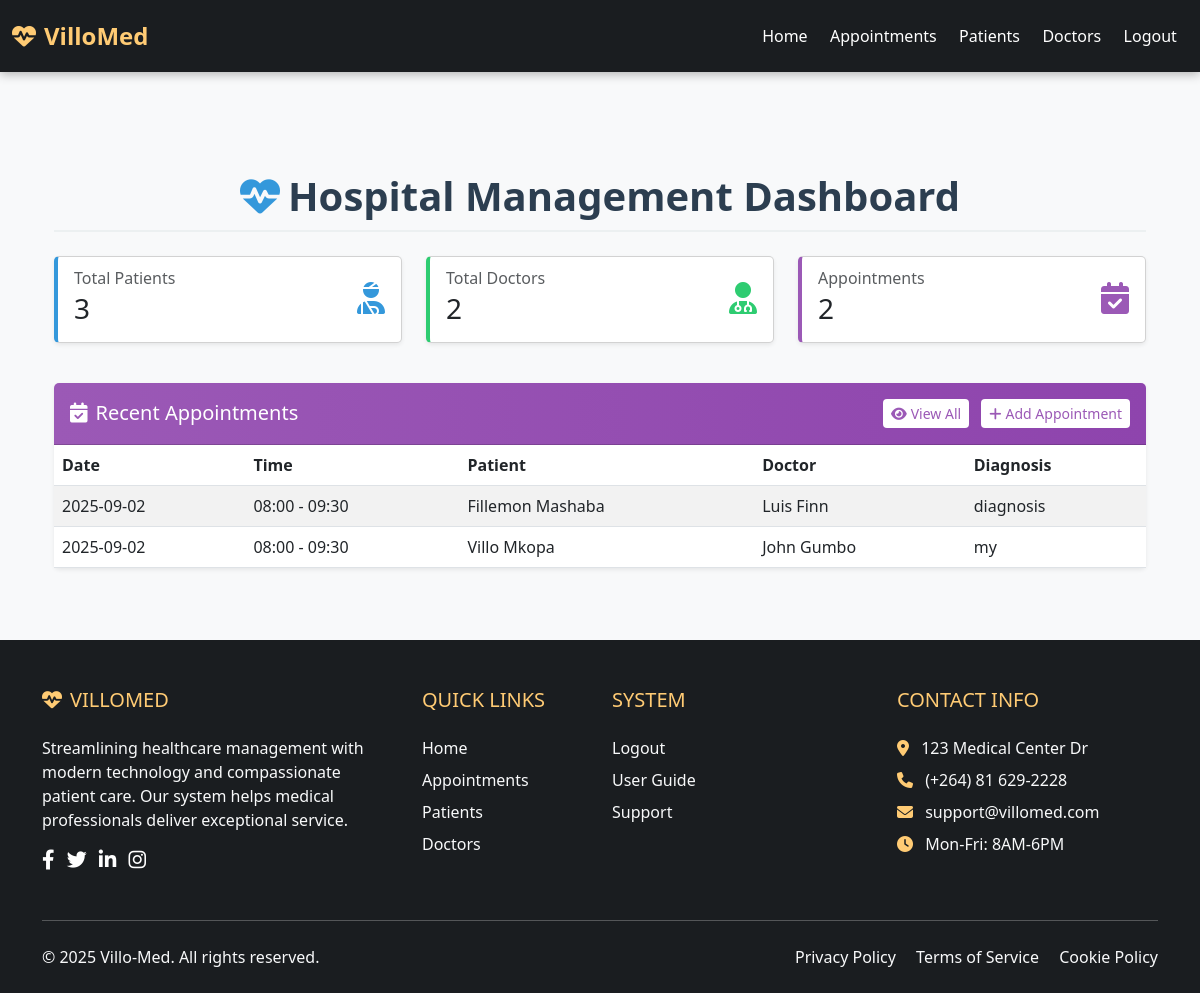
Screenshot of / (signed in) with the database file from the repository.
### models.py (models this page shows, shortened)
class Appointment(db.Model):
    __tablename__ = 'appointment'
    id = db.Column(db.Integer, primary_key=True)
    date = db.Column(db.Date, nullable=False)
    start_time = db.Column(db.Time, nullable=False)  # Changed from time to start_time
    end_time = db.Column(db.Time, nullable=False)    # Added end_time
    diagnosis = db.Column(db.Text, nullable=True)
    date_created = db.Column(db.DateTime, default=datetime.utcnow)
    patient_id = db.Column(db.Integer, db.ForeignKey('patient.id'), nullable=False)
    doctor_id = db.Column(db.Integer, db.ForeignKey('doctor.id'), nullable=False)
    patient = db.relationship('Patient', back_populates='appointments')
    doctor = db.relationship('Doctor', back_populates='appointments')

class Patient(db.Model):
    __tablename__ = 'patient'
    id = db.Column(db.Integer, primary_key=True)
    first_name = db.Column(db.String(50), nullable=False)
    surname = db.Column(db.String(50), nullable=False)
    date_of_birth = db.Column(db.Date, nullable=False)  # Store date of birth
    gender = db.Column(db.String(10))
    phone = db.Column(db.String(15))
    date_created = db.Column(db.DateTime, default=datetime.utcnow)  # New field for creation date
    appointments = db.relationship('Appointment', back_populates='patient')

class Doctor(db.Model):
    __tablename__ = 'doctor'
    id = db.Column(db.Integer, primary_key=True)
    first_name = db.Column(db.String(50), nullable=False)
    surname = db.Column(db.String(50), nullable=False)
    specialization = db.Column(db.String(50))
    date_created = db.Column(db.DateTime, default=datetime.utcnow)
    appointments = db.relationship('Appointment', back_populates='doctor')
    @property
    def name(self):
        return f"{self.first_name} {self.surname}"

### app.py (the view)
@app.route('/')
@login_required
def index():
    patients = Patient.query.all()
    doctors = Doctor.query.all()
    appointments = Appointment.query.all()
    return render_template('index.html',
                           patients=patients,
                           doctors=doctors,
                           appointments=appointments)

### app.py (called while the page is built)
@login_manager.user_loader
def load_user(user_id):
    return User.query.get(int(user_id))

### templates/index.html (shortened to what this page needs)
{% extends "base.html" %}
{% block content %}
<div class="container my-4">
    <h1 class="mb-4 text-center" style="color: #2c3e50; font-weight: 600; padding-bottom: 10px; border-bottom: 2px solid #ecf0f1;">
        <i class="fas fa-heartbeat me-2" style="color: #3498db;"></i>Hospital Management Dashboard
    </h1>
    <div class="row mb-4">
        <div class="col-md-4">
            <div class="card stat-card mb-3 shadow-sm" style="border-left: 4px solid #3498db;">
                <div class="card-body">
                    <div class="d-flex justify-content-between">
                        <div>
                            <h6 class="card-subtitle mb-1 text-muted">Total Patients</h6>
                            <h3 class="mb-0">{{ patients|length }}</h3>
                        </div>
                        <div class="align-self-center">
                            <i class="fas fa-user-injured fa-2x" style="color: #3498db;"></i>
                        </div>
                    </div>
                </div>
            </div>
        </div>
        <div class="col-md-4">
            <div class="card stat-card mb-3 shadow-sm" style="border-left: 4px solid #2ecc71;">
                <div class="card-body">
                    <div class="d-flex justify-content-between">
                        <div>
                            <h6 class="card-subtitle mb-1 text-muted">Total Doctors</h6>
                            <h3 class="mb-0">{{ doctors|length }}</h3>
                        </div>
                        <div class="align-self-center">
                            <i class="fas fa-user-md fa-2x" style="color: #2ecc71;"></i>
                        </div>
                    </div>
                </div>
            </div>
        </div>
        <div class="col-md-4">
            <div class="card stat-card mb-3 shadow-sm" style="border-left: 4px solid #9b59b6;">
                <div class="card-body">
                    <div class="d-flex justify-content-between">
                        <div>
                            <h6 class="card-subtitle mb-1 text-muted">Appointments</h6>
                            <h3 class="mb-0">{{ appointments|length }}</h3>
                        </div>
                        <div class="align-self-center">
                            <i class="fas fa-calendar-check fa-2x" style="color: #9b59b6;"></i>
                        </div>
                    </div>
                </div>
            </div>
        </div>
    </div>
    <div class="card mb-4 shadow-sm border-0">
        <div class="card-header d-flex justify-content-between align-items-center py-3" style="background: linear-gradient(to right, #9b59b6, #8e44ad); color: white; border-radius: 5px 5px 0 0;">
        <h5 class="mb-0"><i class="fas fa-calendar-check me-2"></i>Recent Appointments</h5>
        <div>
            <a href="{{ url_for('appointments') }}" class="btn btn-light btn-sm me-2" style="background-color: white; color: #9b59b6; border: none;">
                <i class="fas fa-eye me-1"></i>View All
            </a>
            <a href="{{ url_for('appointments') }}" class="btn btn-light btn-sm" style="background-color: white; color: #9b59b6; border: none;">
                <i class="fas fa-plus me-1"></i>Add Appointment
            </a>
        </div>
    </div>
        <div class="card-body p-0">
            <div class="table-responsive">
                <table class="table table-striped table-hover mb-0">
                    <thead style="background-color: #ecf0f1;">
                        <tr>
                            <th>Date</th>
                            <th>Time</th>
                            <th>Patient</th>
                            <th>Doctor</th>
                            <th>Diagnosis</th>
                        </tr>
                    </thead>
                    <tbody>
                        {% for a in appointments %}
                        <tr>
                            <td>{{ a.date.strftime('%Y-%m-%d') }}</td>
                            <td>{{ a.start_time.strftime('%H:%M') }} - {{ a.end_time.strftime('%H:%M') }}</td>
                            <td>{{ a.patient.first_name }} {{ a.patient.surname }}</td>
                            <td>{{ a.doctor.name }}</td>
                            <td>
                                {% if a.diagnosis %}
                                    {{ a.diagnosis }}
                                {% else %}
                                    <span class="text-muted">Not diagnosed yet</span>
                                {% endif %}
                            </td>
                        </tr>
                        {% else %}
                        <tr>
                            <td colspan="5" class="text-center py-4">No appointments found.</td>
                        </tr>
                        {% endfor %}
                    </tbody>
                </table>
            </div>
        </div>
    </div>
</div>
{% endblock %}

### templates/base.html (shortened to what this page needs)
<!DOCTYPE html>
<html lang="en">
<head>
    <link href="https://cdn.jsdelivr.net/npm/bootstrap@5.3.0/dist/css/bootstrap.min.css" rel="stylesheet">
    <link rel="stylesheet" href="https://cdnjs.cloudflare.com/ajax/libs/font-awesome/6.4.0/css/all.min.css">
    <link rel="stylesheet" href="{{ url_for('static', filename='style.css') }}">
</head>
<body>
  {% if not request.endpoint or request.endpoint != 'login' and request.endpoint != 'register' %}
    <nav class="navbar navbar-expand-lg navbar-dark fixed-top" style="background-color: #1a1d20; box-shadow: 0 2px 10px rgba(0,0,0,0.3);">
        <div class="container-fluid">
            <a class="navbar-brand fw-bold" href="{{ url_for('index') }}" style="color: #FFCB74;">
                <i class="fas fa-heartbeat me-2" style="color: #FFCB74;"></i>VilloMed
            </a>
            <div class="collapse navbar-collapse" id="navbarNav">
                <ul class="navbar-nav ms-auto">
                    <li class="nav-item"><a class="nav-link" href="{{ url_for('index') }}">Home</a></li>
                    <li class="nav-item"><a class="nav-link" href="{{ url_for('appointments') }}">Appointments</a></li>
                    <li class="nav-item"><a class="nav-link" href="{{ url_for('patients') }}">Patients</a></li>
                    <li class="nav-item"><a class="nav-link" href="{{ url_for('doctors') }}">Doctors</a></li>
                    <li class="nav-item"><a class="nav-link" href="{{ url_for('logout') }}">Logout</a></li>
                </ul>
            </div>
        </div>
    </nav>
{% endif %}
    <main class="container mt-5 pt-4">
        {% block content %}{% endblock %}
    </main>
{% if not request.endpoint or request.endpoint != 'login' and request.endpoint != 'register' %}
    <footer class="bg-dark text-white pt-5 pb-4 mt-5" style="background-color: #1a1d20 !important;">
        <div class="container">
            <div class="row">
                <div class="col-lg-4 col-md-6 mb-4">
                    <h5 class="text-uppercase mb-4" style="color: #FFCB74;">
                        <i class="fas fa-heartbeat me-2" style="color: #FFCB74;"></i>VilloMed
                    </h5>
                    <p class="text-light">
                        Streamlining healthcare management with modern technology and compassionate patient care.
                        Our system helps medical professionals deliver exceptional service.
                    </p>
                    <div class="mt-3">
                        <a href="#" class="text-white me-2"><i class="fab fa-facebook-f fa-lg"></i></a>
                        <a href="#" class="text-white me-2"><i class="fab fa-twitter fa-lg"></i></a>
                        <a href="#" class="text-white me-2"><i class="fab fa-linkedin-in fa-lg"></i></a>
                        <a href="#" class="text-white"><i class="fab fa-instagram fa-lg"></i></a>
                    </div>
                </div>
                <div class="col-lg-2 col-md-6 mb-4">
                    <h5 class="text-uppercase mb-4" style="color: #FFCB74;">Quick Links</h5>
                    <ul class="list-unstyled">
                        <li class="mb-2"><a href="{{ url_for('index') }}" class="text-light text-decoration-none">Home</a></li>
                        <li class="mb-2"><a href="{{ url_for('appointments') }}" class="text-light text-decoration-none">Appointments</a></li>
                        <li class="mb-2"><a href="{{ url_for('patients') }}" class="text-light text-decoration-none">Patients</a></li>
                        <li class="mb-2"><a href="{{ url_for('doctors') }}" class="text-light text-decoration-none">Doctors</a></li>
                    </ul>
                </div>
                <div class="col-lg-3 col-md-6 mb-4">
                    <h5 class="text-uppercase mb-4" style="color: #FFCB74;">System</h5>
                    <ul class="list-unstyled">
                        <li class="mb-2"><a href="{{ url_for('logout') }}" class="text-light text-decoration-none">Logout</a></li>
                        <li class="mb-2"><a href="#" class="text-light text-decoration-none">User Guide</a></li>
                        <li class="mb-2"><a href="#" class="text-light text-decoration-none">Support</a></li>
                    </ul>
                </div>
                <div class="col-lg-3 col-md-6 mb-4">
                    <h5 class="text-uppercase mb-4" style="color: #FFCB74;">Contact Info</h5>
                    <ul class="list-unstyled">
                        <li class="mb-2 text-light"><i class="fas fa-map-marker-alt me-2" style="color: #FFCB74;"></i> 123 Medical Center Dr</li>
                        <li class="mb-2 text-light"><i class="fas fa-phone me-2" style="color: #FFCB74;"></i> (+264) 81 629-2228</li>
                        <li class="mb-2 text-light"><i class="fas fa-envelope me-2" style="color: #FFCB74;"></i> support@villomed.com</li>
                        <li class="mb-2 text-light"><i class="fas fa-clock me-2" style="color: #FFCB74;"></i> Mon-Fri: 8AM-6PM</li>
                    </ul>
                </div>
            </div>
            <hr class="my-4 bg-secondary">
            <div class="row align-items-center">
                <div class="col-md-6">
                    <p class="text-light mb-0">&copy; 2025 Villo-Med. All rights reserved.</p>
                </div>
                <div class="col-md-6 text-md-end">
                    <a href="#" class="text-light text-decoration-none me-3">Privacy Policy</a>
                    <a href="#" class="text-light text-decoration-none me-3">Terms of Service</a>
                    <a href="#" class="text-light text-decoration-none">Cookie Policy</a>
                </div>
            </div>
        </div>
    </footer>
{% endif %}
</body>
</html>

### static/style.css (style rules this page uses)
body { padding-top: 76px; display: flex; flex-direction: column; min-height: 100vh; font-family: 'Segoe UI', Tahoma, Geneva, Verdana, sans-serif; }
.navbar { background-color: #1a1d20 !important; padding: 0.8rem 0; }
.navbar-brand { font-size: 1.5rem; font-weight: 700; }
.navbar-nav .nav-link { color: #ffffff !important; font-weight: 500; padding: 0.5rem 1rem; margin: 0 0.2rem; border-radius: 4px; transition: all 0.3s ease; }
main { flex: 1 0 auto; padding-top: 2rem; }
footer { background-color: #1a1d20 !important; margin-top: auto; }
footer a { transition: color 0.3s ease; }
footer .list-unstyled li { transition: transform 0.2s ease; }
html { scroll-behavior: smooth; }

### templates/index.html (style rules this page uses)
body { background-color: #f8f9fa; }
.card { border-radius: 5px; }
.stat-card { transition: transform 0.2s; }
table th { border-top: none; font-weight: 600; color: #2c3e50; }
.btn { border-radius: 4px; }

### rows the page displays
Appointment: date "2025-09-02", start_time "08:00", end_time "09:30", patient.first_name "Fillemon", patient.surname "Mashaba", doctor.name "Luis Finn", diagnosis "diagnosis"
Appointment: date "2025-09-02", start_time "08:00", end_time "09:30", patient.first_name "Villo", patient.surname "Mkopa", doctor.name "John Gumbo", diagnosis "my"

### other values shown
{{ patients|length }} "3"
{{ doctors|length }} "2"
{{ appointments|length }} "2"
